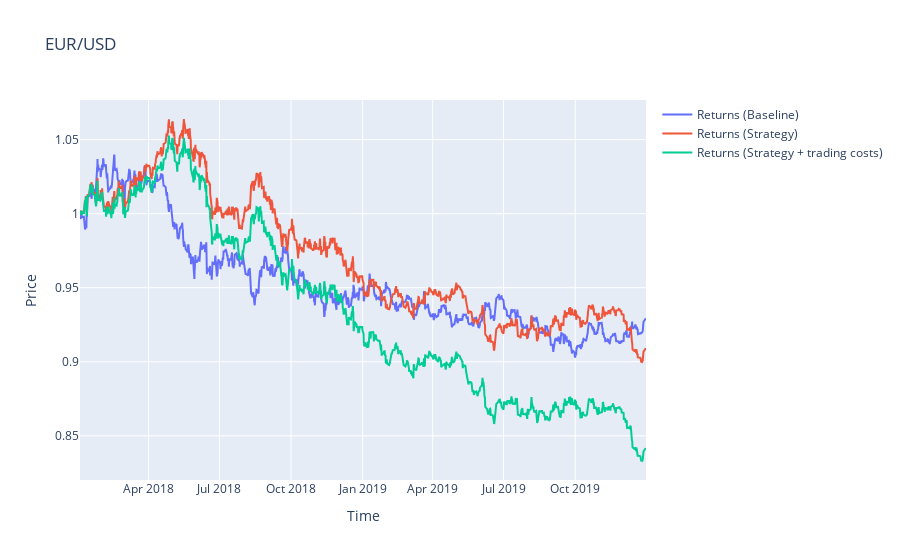

The notebook cell saved with this chart:
### Markdown cell above
We plot returns with and without trading costs

### Code cell
fig = go.Figure()

fig.add_trace(go.Scatter(x=data.index, y=data.creturns, name='Returns (Baseline)'))
fig.add_trace(go.Scatter(x=data.index, y=data.cstrategy, name='Returns (Strategy)'))
fig.add_trace(go.Scatter(x=data.index, y=data.cstrategy_net, name='Returns (Strategy + trading costs)'))

fig.update_layout(title='EUR/USD', xaxis_title='Time', yaxis_title='Price')

fig.show()

### Figure 1 — Plotly figure (JSON) as saved in the notebook; plotly's stock layout.template omitted (floating-point values rounded to 4 significant figures; data arrays with more than 128 entries replaced by an {"elided": "..."} marker saying what was removed)
{"data": [{"name": "Returns (Baseline)", "type": "scatter", "x": {"elided": "2066 str values"}, "y": {"elided": "2066 float values"}}, {"name": "Returns (Strategy)", "type": "scatter", "x": {"elided": "2066 str values"}, "y": {"elided": "2066 float values"}}, {"name": "Returns (Strategy + trading costs)", "type": "scatter", "x": {"elided": "2066 str values"}, "y": {"elided": "2066 float values"}}], "layout": {"title": {"text": "EUR/USD"}, "xaxis": {"title": {"text": "Time"}}, "yaxis": {"title": {"text": "Price"}}}}
